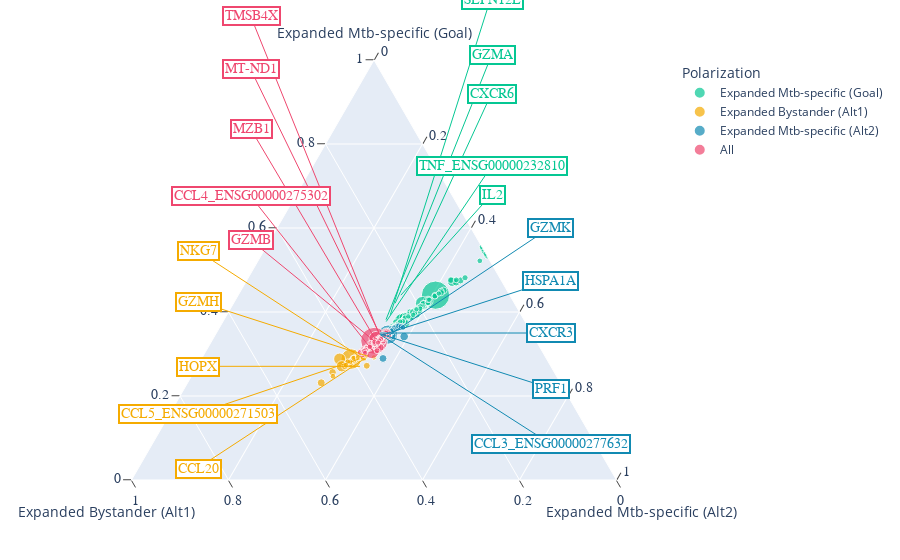

Notebook source saved alongside this figure:
### Code cell
import plotly.express as px
import plotly.graph_objects as go
import math

sig_data = data[(data['Sig'] == 1)]
# assume `df` is your DataFrame with exactly three columns
df = sig_data[['Shift_to_goal_end','Shift_to_alt_end_more_expanded_bystander','Shift_to_alt_end_more_expanded_mtb_specific_2']]
df.columns = ['Expanded Mtb-specific (Goal)','Expanded Bystander (Alt1)', 'Expanded Mtb-specific (Alt2)']
df[df<0] = 0 # we only care those who make the embeddings more similar, not equally or less similar
df = df.loc[(df>0.01).any(axis = 1)]
fractions = df.div(df.sum(axis = 1), axis = 0)
balanced = (fractions>0.3).all(axis = 1) & (fractions<0.4).all(axis = 1)

max_ids = df.idxmax(axis=1)
df['Max_shift'] = df.max(axis=1)
df['Polarization'] = max_ids
df['Polarization'][balanced] = 'All'
df['N_Detections'] = sig_data.loc[df.index,'N_Detections']

# specify order + harmonic colors
ordered = [
    'Expanded Mtb-specific (Goal)',
    'Expanded Bystander (Alt1)',
    'Expanded Mtb-specific (Alt2)',
    'All'
]
colors = {
    'Expanded Mtb-specific (Goal)':'#05c793',
    'Expanded Bystander (Alt1)':'#f5ab00',
    'Expanded Mtb-specific (Alt2)':'#118ab2',
    'All':'#ef476f'
}

fig = px.scatter_ternary(
    df,
    a='Expanded Mtb-specific (Goal)',
    b='Expanded Bystander (Alt1)',
    c='Expanded Mtb-specific (Alt2)',
    color='Polarization',
    size='Max_shift',
    category_orders={'Polarization': ordered},
    color_discrete_map=colors,
    range_color=[0, df.Max_shift.max()],
)

# 1) bold & enlarge ticks on each edge
fig.update_layout(
    ternary=dict(
        sum=1,
        aaxis=dict(
            tickfont=dict(family='Arial Black', size=14),
            ticks='outside', ticklen=8,
        ),
        baxis=dict(
            tickfont=dict(family='Arial Black', size=14),
            ticks='outside', ticklen=8,
        ),
        caxis=dict(
            tickfont=dict(family='Arial Black', size=14),
            ticks='outside', ticklen=8,
        ),
    )
)

a_col = "Expanded Mtb-specific (Goal)"
b_col = "Expanded Bystander (Alt1)"
c_col = "Expanded Mtb-specific (Alt2)"

xlocs = {
    'Expanded Mtb-specific (Goal)':0.7,
    'Expanded Bystander (Alt1)':0.2,
    'Expanded Mtb-specific (Alt2)':0.8,
    'All':0.29
}
yoff = {
    'Expanded Mtb-specific (Goal)':0.5,
    'Expanded Bystander (Alt1)':0,
    'Expanded Mtb-specific (Alt2)':0,
    'All':0.5
}
for cat in ordered:
    top5 = df[df.Polarization == cat].nlargest(5, "Max_shift")
    for i, (idx, row) in enumerate(top5.iterrows()):
        # barycentric normalize
        a, b, c = row[a_col], row[b_col], row[c_col]
        tot = a + b + c
        if tot == 0:
            continue
        a_n, b_n, c_n = a/tot, b/tot, c/tot

        # ternary→domain coordinates in [0,1]
        x_dom = ((0.32+0.68) + (c_n-b_n)*0.36)/2
        y_dom = a_n

        # pick label coords just outside, staggered vertically
        x_ann = xlocs[cat]
        y_ann = y_dom + (i - 2)*0.13 + yoff[cat]

        fig.add_annotation(
            # position of the text
            x=x_ann, y=y_ann,
            xref='x domain', yref='y domain',
            # position of the line tail
            ax=x_dom, ay=y_dom,
            axref='x domain', ayref='y domain',
            text=str(idx),
            showarrow=True,
            arrowhead=0,         # no arrow head, just line
            arrowwidth=1,
            arrowcolor=colors[cat],
            font=dict(
                size=14,
                family="Arial Black",
                color=colors[cat]
            ),
            bgcolor="white",
            bordercolor=colors[cat],
            borderwidth=2,
        )

        fig.add_shape(
            type='line',
            x0=x_ann, y0=y_ann,
            x1=x_dom, y1=y_dom,
            xref='x domain', yref='y domain',
            line=dict(color=colors[cat], width=1),
        )

fig.update_layout(
    legend_title="Polarization"
)
# fig.write_image('ternary.jpg', scale = 2, width =1200 , height = 800)

### Figure 1 — Plotly figure (JSON) as saved in the notebook; plotly's stock layout.template omitted (floating-point values rounded to 4 significant figures)
{"data": [{"a": [0.2858, 0.09601, 0.06646, 0.05049, 0.04443, 0.04116, 0.03541, 0.03311, 0.03055, 0.02806, 0.02574, 0.02414, 0.02406, 0.02402, 0.02146, 0.02141, 0.02123, 0.02119, 0.0211, 0.01804, 0.01795, 0.01769, 0.01766, 0.0175, 0.01714, 0.01704, 0.01696, 0.01683, 0.01667, 0.01651, 0.01627, 0.0162, 0.01612, 0.0161, 0.01602, 0.016, 0.01558, 0.01547, 0.01537, 0.01518, 0.01507, 0.01497, 0.01488, 0.01485, 0.01471, 0.01459, 0.01447, 0.0144, 0.01435, 0.01425, 0.01406, 0.01398, 0.01385, 0.0137, 0.01369, 0.01362, 0.01357, 0.01352, 0.01339, 0.01337, 0.01305, 0.01304, 0.01302, 0.01297, 0.01279, 0.01271, 0.01262, 0.01247, 0.01244, 0.01236, 0.01224, 0.01222, 0.01207, 0.01188, 0.01176, 0.01176, 0.01168, 0.01158, 0.01146, 0.01143, 0.01129, 0.01123, 0.01121, 0.01111, 0.0111, 0.01101, 0.01097, 0.01088, 0.01087, 0.01077, 0.01059, 0.01049, 0.01046, 0.01042, 0.01036, 0.01033, 0.01028, 0.01013, 0.01012, 0.01011, 0.01006, 0.01001], "b": [0.0994, 0.06448, 0.03003, 0.03338, 0.02555, 0.026, 0.0146, 0.02455, 0.006668, 0.02201, 0.02143, 0.01811, 0.01356, 0.01714, 0.01171, 0.004321, 0.01616, 0.01359, 0.01361, 0.008223, 0.01171, 0.003129, 0.009434, 0.01324, 0.01395, 0.007462, 0.01259, 0.008865, 0.009104, 0.01063, 0.007356, 0.003516, 0.004661, 0.007925, 0.007202, 0.0115, 0.01266, 0.01095, 0.00898, 0.009906, 0.00778, 0.00707, 0.01102, 0.006244, 0.009122, 0.007267, 0.005092, 0, 0, 0.008297, 0, 0.006898, 0.01048, 0.008407, 0.006577, 0.008469, 0.004127, 0.002006, 0.007186, 0.006819, 0.008509, 0, 0.007362, 0.009178, 0.003955, 0.008339, 0.01039, 0.006865, 0.008315, 0.004397, 0.009398, 0.002365, 0, 0.007065, 0.008292, 0.009427, 0.007684, 0.0004644, 0.004824, 0.004634, 0.00728, 0.007738, 0.008512, 0.006941, 0, 0.006005, 0.007155, 0.00818, 0.007703, 0.007164, 0.005998, 0.005165, 0, 0.007056, 0.004139, 0.006488, 0.006192, 0.003295, 0.00672, 0.005206, 0.006862, 0.007443], "c": [0.2642, 0.09396, 0.06147, 0.04839, 0.04295, 0.03942, 0.03315, 0.03295, 0.02752, 0.02775, 0.0253, 0.02375, 0.02275, 0.02309, 0.02042, 0.01971, 0.02077, 0.02104, 0.02062, 0.01719, 0.01761, 0.01641, 0.01683, 0.01749, 0.01701, 0.01608, 0.01692, 0.01632, 0.01659, 0.01603, 0.01526, 0.01431, 0.01492, 0.01525, 0.01497, 0.01587, 0.01553, 0.01519, 0.0147, 0.01481, 0.01437, 0.01426, 0.01464, 0.0141, 0.01433, 0.01392, 0.01339, 0.01184, 0.01254, 0.01399, 0.01175, 0.01336, 0.01363, 0.01295, 0.01292, 0.01328, 0.01249, 0.01255, 0.01286, 0.01304, 0.01271, 0.01061, 0.01252, 0.01291, 0.01193, 0.01262, 0.01252, 0.01181, 0.01218, 0.01149, 0.01215, 0.01107, 0.01048, 0.0118, 0.01147, 0.01168, 0.01139, 0.01015, 0.01087, 0.01057, 0.01118, 0.01097, 0.01105, 0.01069, 0.009493, 0.01069, 0.01091, 0.01077, 0.01064, 0.01053, 0.01035, 0.01006, 0.00838, 0.01032, 0.009635, 0.009897, 0.009927, 0.009393, 0.009918, 0.009553, 0.009744, 0.009986], "hovertemplate": "Polarization=Expanded Mtb-specific (Goal)<br>Expanded Mtb-specific (Goal)=%{a}<br>Expanded Bystander (Alt1)=%{b}<br>Expanded Mtb-specific (Alt2)=%{c}<br>Max_shift=%{marker.size}<extra></extra>", "legendgroup": "Expanded Mtb-specific (Goal)", "marker": {"color": "#05c793", "size": [0.2858, 0.09601, 0.06646, 0.05049, 0.04443, 0.04116, 0.03541, 0.03311, 0.03055, 0.02806, 0.02574, 0.02414, 0.02406, 0.02402, 0.02146, 0.02141, 0.02123, 0.02119, 0.0211, 0.01804, 0.01795, 0.01769, 0.01766, 0.0175, 0.01714, 0.01704, 0.01696, 0.01683, 0.01667, 0.01651, 0.01627, 0.0162, 0.01612, 0.0161, 0.01602, 0.016, 0.01558, 0.01547, 0.01537, 0.01518, 0.01507, 0.01497, 0.01488, 0.01485, 0.01471, 0.01459, 0.01447, 0.0144, 0.01435, 0.01425, 0.01406, 0.01398, 0.01385, 0.0137, 0.01369, 0.01362, 0.01357, 0.01352, 0.01339, 0.01337, 0.01305, 0.01304, 0.01302, 0.01297, 0.01279, 0.01271, 0.01262, 0.01247, 0.01244, 0.01236, 0.01224, 0.01222, 0.01207, 0.01188, 0.01176, 0.01176, 0.01168, 0.01158, 0.01146, 0.01143, 0.01129, 0.01123, 0.01121, 0.01111, 0.0111, 0.01101, 0.01097, 0.01088, 0.01087, 0.01077, 0.01059, 0.01049, 0.01046, 0.01042, 0.01036, 0.01033, 0.01028, 0.01013, 0.01012, 0.01011, 0.01006, 0.01001], "sizemode": "area", "sizeref": 0.0007144, "symbol": "circle"}, "mode": "markers", "name": "Expanded Mtb-specific (Goal)", "showlegend": true, "subplot": "ternary", "type": "scatterternary"}, {"a": [0.1069, 0.03446, 0.02849, 0.02283, 0.01958, 0.01561, 0.01464, 0.01274, 0.01225, 0.01179, 0.01166, 0.01158, 0.0111, 0.01096, 0.01071, 0.01, 0.009772, 0.009296, 0.008611, 0.008424, 0.008219, 0.008068, 0.008004, 0.007721, 0.007681, 0.007627, 0.007335, 0.006174], "b": [0.1497, 0.05105, 0.04536, 0.02974, 0.02729, 0.02029, 0.02025, 0.01647, 0.01706, 0.01513, 0.01505, 0.02066, 0.01739, 0.01535, 0.02283, 0.01364, 0.01404, 0.01391, 0.01063, 0.01022, 0.01193, 0.01036, 0.01009, 0.01055, 0.01015, 0.01119, 0.01132, 0.01152], "c": [0.1147, 0.03409, 0.03141, 0.02476, 0.02163, 0.01713, 0.01597, 0.01459, 0.01572, 0.01266, 0.01248, 0.01294, 0.01249, 0.01213, 0.01275, 0.01085, 0.01078, 0.01059, 0.009786, 0.01021, 0.009042, 0.008612, 0.008633, 0.008304, 0.008407, 0.008256, 0.008224, 0.007292], "hovertemplate": "Polarization=Expanded Bystander (Alt1)<br>Expanded Mtb-specific (Goal)=%{a}<br>Expanded Bystander (Alt1)=%{b}<br>Expanded Mtb-specific (Alt2)=%{c}<br>Max_shift=%{marker.size}<extra></extra>", "legendgroup": "Expanded Bystander (Alt1)", "marker": {"color": "#f5ab00", "size": [0.1497, 0.05105, 0.04536, 0.02974, 0.02729, 0.02029, 0.02025, 0.01647, 0.01706, 0.01513, 0.01505, 0.02066, 0.01739, 0.01535, 0.02283, 0.01364, 0.01404, 0.01391, 0.01063, 0.01022, 0.01193, 0.01036, 0.01009, 0.01055, 0.01015, 0.01119, 0.01132, 0.01152], "sizemode": "area", "sizeref": 0.0007144, "symbol": "circle"}, "mode": "markers", "name": "Expanded Bystander (Alt1)", "showlegend": true, "subplot": "ternary", "type": "scatterternary"}, {"a": [0.1274, 0.04992, 0.03012, 0.0287, 0.02435, 0.02291, 0.01896, 0.01732, 0.01665, 0.01621, 0.01379, 0.01375, 0.01315, 0.01175, 0.01104, 0.01066, 0.01051, 0.01029, 0.01013, 0.01003], "b": [0.1096, 0.04294, 0.0254, 0.02432, 0.01936, 0.0179, 0.01392, 0.02015, 0.01423, 0.0124, 0.01174, 0.00997, 0.01078, 0.008404, 0.009467, 0.007598, 0.009203, 0.008425, 0.008, 0.00807], "c": [0.131, 0.05049, 0.03054, 0.03028, 0.02442, 0.02624, 0.01899, 0.02238, 0.01666, 0.01621, 0.0138, 0.01379, 0.01344, 0.012, 0.01144, 0.01111, 0.01113, 0.01056, 0.01017, 0.01008], "hovertemplate": "Polarization=Expanded Mtb-specific (Alt2)<br>Expanded Mtb-specific (Goal)=%{a}<br>Expanded Bystander (Alt1)=%{b}<br>Expanded Mtb-specific (Alt2)=%{c}<br>Max_shift=%{marker.size}<extra></extra>", "legendgroup": "Expanded Mtb-specific (Alt2)", "marker": {"color": "#118ab2", "size": [0.131, 0.05049, 0.03054, 0.03028, 0.02442, 0.02624, 0.01899, 0.02238, 0.01666, 0.01621, 0.0138, 0.01379, 0.01344, 0.012, 0.01144, 0.01111, 0.01113, 0.01056, 0.01017, 0.01008], "sizemode": "area", "sizeref": 0.0007144, "symbol": "circle"}, "mode": "markers", "name": "Expanded Mtb-specific (Alt2)", "showlegend": true, "subplot": "ternary", "type": "scatterternary"}, {"a": [0.2567, 0.07476, 0.06728, 0.0401, 0.03751, 0.03246, 0.02703, 0.02693, 0.0259, 0.02493, 0.02132, 0.02098, 0.02082, 0.02025, 0.02007, 0.01979, 0.01935, 0.01806, 0.01754, 0.01727, 0.0159, 0.01581, 0.01547, 0.01516, 0.0147, 0.01427, 0.01392, 0.01356, 0.013, 0.01271, 0.01238, 0.01212, 0.0121, 0.01183, 0.01177, 0.01158, 0.01138, 0.01113, 0.01105, 0.01081, 0.01077, 0.01076, 0.01076, 0.01075, 0.01072, 0.01037, 0.01032, 0.0103, 0.01027, 0.01021, 0.01016, 0.0101, 0.01007, 0.009973, 0.009883, 0.009862, 0.009835, 0.009731, 0.009664, 0.009631, 0.00958, 0.009519, 0.009218, 0.009209, 0.009152, 0.008624], "b": [0.2587, 0.07265, 0.07715, 0.03453, 0.03278, 0.03511, 0.0262, 0.02318, 0.03197, 0.02376, 0.02241, 0.02482, 0.01956, 0.01762, 0.0186, 0.01776, 0.01856, 0.019, 0.02, 0.018, 0.01565, 0.015, 0.01649, 0.0181, 0.01503, 0.01289, 0.01544, 0.01395, 0.01169, 0.01127, 0.01276, 0.0112, 0.01392, 0.01471, 0.01104, 0.01025, 0.01255, 0.01211, 0.01077, 0.009908, 0.00954, 0.01082, 0.01187, 0.01022, 0.009643, 0.0108, 0.009233, 0.01274, 0.01247, 0.01008, 0.009047, 0.01042, 0.01024, 0.009129, 0.008817, 0.009201, 0.009315, 0.01109, 0.01134, 0.009374, 0.009603, 0.01052, 0.01081, 0.01119, 0.01094, 0.01046], "c": [0.2593, 0.07467, 0.0751, 0.04037, 0.03834, 0.03377, 0.0287, 0.02705, 0.02778, 0.02559, 0.02251, 0.02209, 0.02151, 0.02041, 0.02042, 0.01995, 0.02009, 0.01996, 0.01844, 0.01947, 0.01634, 0.01677, 0.01589, 0.01607, 0.01552, 0.01439, 0.01485, 0.014, 0.01314, 0.0129, 0.01295, 0.01264, 0.01272, 0.01251, 0.01209, 0.01198, 0.01196, 0.01155, 0.01131, 0.01106, 0.01107, 0.01095, 0.01231, 0.011, 0.01092, 0.01083, 0.01041, 0.01085, 0.01093, 0.01025, 0.01026, 0.01055, 0.01029, 0.01007, 0.01, 0.01006, 0.01017, 0.01017, 0.01026, 0.01, 0.01009, 0.009996, 0.009767, 0.009928, 0.009739, 0.009419], "hovertemplate": "Polarization=All<br>Expanded Mtb-specific (Goal)=%{a}<br>Expanded Bystander (Alt1)=%{b}<br>Expanded Mtb-specific (Alt2)=%{c}<br>Max_shift=%{marker.size}<extra></extra>", "legendgroup": "All", "marker": {"color": "#ef476f", "size": [0.2593, 0.07476, 0.07715, 0.04037, 0.03834, 0.03511, 0.0287, 0.02705, 0.03197, 0.02559, 0.02251, 0.02482, 0.02151, 0.02041, 0.02042, 0.01995, 0.02009, 0.01996, 0.02, 0.01947, 0.01634, 0.01677, 0.01649, 0.0181, 0.01552, 0.01439, 0.01544, 0.014, 0.01314, 0.0129, 0.01295, 0.01264, 0.01392, 0.01471, 0.01209, 0.01198, 0.01255, 0.01211, 0.01131, 0.01106, 0.01107, 0.01095, 0.01231, 0.011, 0.01092, 0.01083, 0.01041, 0.01274, 0.01247, 0.01025, 0.01026, 0.01055, 0.01029, 0.01007, 0.01, 0.01006, 0.01017, 0.01109, 0.01134, 0.01, 0.01009, 0.01052, 0.01081, 0.01119, 0.01094, 0.01046], "sizemode": "area", "sizeref": 0.0007144, "symbol": "circle"}, "mode": "markers", "name": "All", "showlegend": true, "subplot": "ternary", "type": "scatterternary"}], "layout": {"annotations": [{"arrowcolor": "#05c793", "arrowhead": 0, "arrowwidth": 1, "ax": 0.5457, "axref": "x domain", "ay": 0.4401, "ayref": "y domain", "bgcolor": "white", "bordercolor": "#05c793", "borderwidth": 2, "font": {"color": "#05c793", "family": "Arial Black", "size": 14}, "showarrow": true, "text": "IL2", "x": 0.7, "xref": "x domain", "y": 0.6801, "yref": "y domain"}, {"arrowcolor": "#05c793", "arrowhead": 0, "arrowwidth": 1, "ax": 0.5209, "axref": "x domain", "ay": 0.3773, "ayref": "y domain", "bgcolor": "white", "bordercolor": "#05c793", "borderwidth": 2, "font": {"color": "#05c793", "family": "Arial Black", "size": 14}, "showarrow": true, "text": "TNF_ENSG00000232810", "x": 0.7, "xref": "x domain", "y": 0.7473, "yref": "y domain"}, {"arrowcolor": "#05c793", "arrowhead": 0, "arrowwidth": 1, "ax": 0.5358, "axref": "x domain", "ay": 0.4208, "ayref": "y domain", "bgcolor": "white", "bordercolor": "#05c793", "borderwidth": 2, "font": {"color": "#05c793", "family": "Arial Black", "size": 14}, "showarrow": true, "text": "CXCR6", "x": 0.7, "xref": "x domain", "y": 0.9208, "yref": "y domain"}, {"arrowcolor": "#05c793", "arrowhead": 0, "arrowwidth": 1, "ax": 0.5204, "axref": "x domain", "ay": 0.3817, "ayref": "y domain", "bgcolor": "white", "bordercolor": "#05c793", "borderwidth": 2, "font": {"color": "#05c793", "family": "Arial Black", "size": 14}, "showarrow": true, "text": "GZMA", "x": 0.7, "xref": "x domain", "y": 1.012, "yref": "y domain"}, {"arrowcolor": "#05c793", "arrowhead": 0, "arrowwidth": 1, "ax": 0.5277, "axref": "x domain", "ay": 0.3934, "ayref": "y domain", "bgcolor": "white", "bordercolor": "#05c793", "borderwidth": 2, "font": {"color": "#05c793", "family": "Arial Black", "size": 14}, "showarrow": true, "text": "SLFN12L", "x": 0.7, "xref": "x domain", "y": 1.153, "yref": "y domain"}, {"arrowcolor": "#f5ab00", "arrowhead": 0, "arrowwidth": 1, "ax": 0.483, "axref": "x domain", "ay": 0.288, "ayref": "y domain", "bgcolor": "white", "bordercolor": "#f5ab00", "borderwidth": 2, "font": {"color": "#f5ab00", "family": "Arial Black", "size": 14}, "showarrow": true, "text": "CCL20", "x": 0.2, "xref": "x domain", "y": 0.02798, "yref": "y domain"}, {"arrowcolor": "#f5ab00", "arrowhead": 0, "arrowwidth": 1, "ax": 0.4745, "axref": "x domain", "ay": 0.2881, "ayref": "y domain", "bgcolor": "white", "bordercolor": "#f5ab00", "borderwidth": 2, "font": {"color": "#f5ab00", "family": "Arial Black", "size": 14}, "showarrow": true, "text": "CCL5_ENSG00000271503", "x": 0.2, "xref": "x domain", "y": 0.1581, "yref": "y domain"}, {"arrowcolor": "#f5ab00", "arrowhead": 0, "arrowwidth": 1, "ax": 0.4761, "axref": "x domain", "ay": 0.2707, "ayref": "y domain", "bgcolor": "white", "bordercolor": "#f5ab00", "borderwidth": 2, "font": {"color": "#f5ab00", "family": "Arial Black", "size": 14}, "showarrow": true, "text": "HOPX", "x": 0.2, "xref": "x domain", "y": 0.2707, "yref": "y domain"}, {"arrowcolor": "#f5ab00", "arrowhead": 0, "arrowwidth": 1, "ax": 0.4884, "axref": "x domain", "ay": 0.2952, "ayref": "y domain", "bgcolor": "white", "bordercolor": "#f5ab00", "borderwidth": 2, "font": {"color": "#f5ab00", "family": "Arial Black", "size": 14}, "showarrow": true, "text": "GZMH", "x": 0.2, "xref": "x domain", "y": 0.4252, "yref": "y domain"}, {"arrowcolor": "#f5ab00", "arrowhead": 0, "arrowwidth": 1, "ax": 0.4851, "axref": "x domain", "ay": 0.2858, "ayref": "y domain", "bgcolor": "white", "bordercolor": "#f5ab00", "borderwidth": 2, "font": {"color": "#f5ab00", "family": "Arial Black", "size": 14}, "showarrow": true, "text": "NKG7", "x": 0.2, "xref": "x domain", "y": 0.5458, "yref": "y domain"}, {"arrowcolor": "#118ab2", "arrowhead": 0, "arrowwidth": 1, "ax": 0.5104, "axref": "x domain", "ay": 0.3462, "ayref": "y domain", "bgcolor": "white", "bordercolor": "#118ab2", "borderwidth": 2, "font": {"color": "#118ab2", "family": "Arial Black", "size": 14}, "showarrow": true, "text": "CCL3_ENSG00000277632", "x": 0.8, "xref": "x domain", "y": 0.08623, "yref": "y domain"}, {"arrowcolor": "#118ab2", "arrowhead": 0, "arrowwidth": 1, "ax": 0.5095, "axref": "x domain", "ay": 0.3483, "ayref": "y domain", "bgcolor": "white", "bordercolor": "#118ab2", "borderwidth": 2, "font": {"color": "#118ab2", "family": "Arial Black", "size": 14}, "showarrow": true, "text": "PRF1", "x": 0.8, "xref": "x domain", "y": 0.2183, "yref": "y domain"}, {"arrowcolor": "#118ab2", "arrowhead": 0, "arrowwidth": 1, "ax": 0.5107, "axref": "x domain", "ay": 0.35, "ayref": "y domain", "bgcolor": "white", "bordercolor": "#118ab2", "borderwidth": 2, "font": {"color": "#118ab2", "family": "Arial Black", "size": 14}, "showarrow": true, "text": "CXCR3", "x": 0.8, "xref": "x domain", "y": 0.35, "yref": "y domain"}, {"arrowcolor": "#118ab2", "arrowhead": 0, "arrowwidth": 1, "ax": 0.5129, "axref": "x domain", "ay": 0.3445, "ayref": "y domain", "bgcolor": "white", "bordercolor": "#118ab2", "borderwidth": 2, "font": {"color": "#118ab2", "family": "Arial Black", "size": 14}, "showarrow": true, "text": "HSPA1A", "x": 0.8, "xref": "x domain", "y": 0.4745, "yref": "y domain"}, {"arrowcolor": "#118ab2", "arrowhead": 0, "arrowwidth": 1, "ax": 0.5224, "axref": "x domain", "ay": 0.3417, "ayref": "y domain", "bgcolor": "white", "bordercolor": "#118ab2", "borderwidth": 2, "font": {"color": "#118ab2", "family": "Arial Black", "size": 14}, "showarrow": true, "text": "GZMK", "x": 0.8, "xref": "x domain", "y": 0.6017, "yref": "y domain"}, {"arrowcolor": "#ef476f", "arrowhead": 0, "arrowwidth": 1, "ax": 0.5001, "axref": "x domain", "ay": 0.3314, "ayref": "y domain", "bgcolor": "white", "bordercolor": "#ef476f", "borderwidth": 2, "font": {"color": "#ef476f", "family": "Arial Black", "size": 14}, "showarrow": true, "text": "GZMB", "x": 0.29, "xref": "x domain", "y": 0.5714, "yref": "y domain"}, {"arrowcolor": "#ef476f", "arrowhead": 0, "arrowwidth": 1, "ax": 0.4983, "axref": "x domain", "ay": 0.3065, "ayref": "y domain", "bgcolor": "white", "bordercolor": "#ef476f", "borderwidth": 2, "font": {"color": "#ef476f", "family": "Arial Black", "size": 14}, "showarrow": true, "text": "CCL4_ENSG00000275302", "x": 0.29, "xref": "x domain", "y": 0.6765, "yref": "y domain"}, {"arrowcolor": "#ef476f", "arrowhead": 0, "arrowwidth": 1, "ax": 0.5016, "axref": "x domain", "ay": 0.3366, "ayref": "y domain", "bgcolor": "white", "bordercolor": "#ef476f", "borderwidth": 2, "font": {"color": "#ef476f", "family": "Arial Black", "size": 14}, "showarrow": true, "text": "MZB1", "x": 0.29, "xref": "x domain", "y": 0.8366, "yref": "y domain"}, {"arrowcolor": "#ef476f", "arrowhead": 0, "arrowwidth": 1, "ax": 0.5091, "axref": "x domain", "ay": 0.3487, "ayref": "y domain", "bgcolor": "white", "bordercolor": "#ef476f", "borderwidth": 2, "font": {"color": "#ef476f", "family": "Arial Black", "size": 14}, "showarrow": true, "text": "MT-ND1", "x": 0.29, "xref": "x domain", "y": 0.9787, "yref": "y domain"}, {"arrowcolor": "#ef476f", "arrowhead": 0, "arrowwidth": 1, "ax": 0.5092, "axref": "x domain", "ay": 0.3453, "ayref": "y domain", "bgcolor": "white", "bordercolor": "#ef476f", "borderwidth": 2, "font": {"color": "#ef476f", "family": "Arial Black", "size": 14}, "showarrow": true, "text": "TMSB4X", "x": 0.29, "xref": "x domain", "y": 1.105, "yref": "y domain"}], "legend": {"itemsizing": "constant", "title": {"text": "Polarization"}, "tracegroupgap": 0}, "margin": {"t": 60}, "shapes": [{"line": {"color": "#05c793", "width": 1}, "type": "line", "x0": 0.7, "x1": 0.5457, "xref": "x domain", "y0": 0.6801, "y1": 0.4401, "yref": "y domain"}, {"line": {"color": "#05c793", "width": 1}, "type": "line", "x0": 0.7, "x1": 0.5209, "xref": "x domain", "y0": 0.7473, "y1": 0.3773, "yref": "y domain"}, {"line": {"color": "#05c793", "width": 1}, "type": "line", "x0": 0.7, "x1": 0.5358, "xref": "x domain", "y0": 0.9208, "y1": 0.4208, "yref": "y domain"}, {"line": {"color": "#05c793", "width": 1}, "type": "line", "x0": 0.7, "x1": 0.5204, "xref": "x domain", "y0": 1.012, "y1": 0.3817, "yref": "y domain"}, {"line": {"color": "#05c793", "width": 1}, "type": "line", "x0": 0.7, "x1": 0.5277, "xref": "x domain", "y0": 1.153, "y1": 0.3934, "yref": "y domain"}, {"line": {"color": "#f5ab00", "width": 1}, "type": "line", "x0": 0.2, "x1": 0.483, "xref": "x domain", "y0": 0.02798, "y1": 0.288, "yref": "y domain"}, {"line": {"color": "#f5ab00", "width": 1}, "type": "line", "x0": 0.2, "x1": 0.4745, "xref": "x domain", "y0": 0.1581, "y1": 0.2881, "yref": "y domain"}, {"line": {"color": "#f5ab00", "width": 1}, "type": "line", "x0": 0.2, "x1": 0.4761, "xref": "x domain", "y0": 0.2707, "y1": 0.2707, "yref": "y domain"}, {"line": {"color": "#f5ab00", "width": 1}, "type": "line", "x0": 0.2, "x1": 0.4884, "xref": "x domain", "y0": 0.4252, "y1": 0.2952, "yref": "y domain"}, {"line": {"color": "#f5ab00", "width": 1}, "type": "line", "x0": 0.2, "x1": 0.4851, "xref": "x domain", "y0": 0.5458, "y1": 0.2858, "yref": "y domain"}, {"line": {"color": "#118ab2", "width": 1}, "type": "line", "x0": 0.8, "x1": 0.5104, "xref": "x domain", "y0": 0.08623, "y1": 0.3462, "yref": "y domain"}, {"line": {"color": "#118ab2", "width": 1}, "type": "line", "x0": 0.8, "x1": 0.5095, "xref": "x domain", "y0": 0.2183, "y1": 0.3483, "yref": "y domain"}, {"line": {"color": "#118ab2", "width": 1}, "type": "line", "x0": 0.8, "x1": 0.5107, "xref": "x domain", "y0": 0.35, "y1": 0.35, "yref": "y domain"}, {"line": {"color": "#118ab2", "width": 1}, "type": "line", "x0": 0.8, "x1": 0.5129, "xref": "x domain", "y0": 0.4745, "y1": 0.3445, "yref": "y domain"}, {"line": {"color": "#118ab2", "width": 1}, "type": "line", "x0": 0.8, "x1": 0.5224, "xref": "x domain", "y0": 0.6017, "y1": 0.3417, "yref": "y domain"}, {"line": {"color": "#ef476f", "width": 1}, "type": "line", "x0": 0.29, "x1": 0.5001, "xref": "x domain", "y0": 0.5714, "y1": 0.3314, "yref": "y domain"}, {"line": {"color": "#ef476f", "width": 1}, "type": "line", "x0": 0.29, "x1": 0.4983, "xref": "x domain", "y0": 0.6765, "y1": 0.3065, "yref": "y domain"}, {"line": {"color": "#ef476f", "width": 1}, "type": "line", "x0": 0.29, "x1": 0.5016, "xref": "x domain", "y0": 0.8366, "y1": 0.3366, "yref": "y domain"}, {"line": {"color": "#ef476f", "width": 1}, "type": "line", "x0": 0.29, "x1": 0.5091, "xref": "x domain", "y0": 0.9787, "y1": 0.3487, "yref": "y domain"}, {"line": {"color": "#ef476f", "width": 1}, "type": "line", "x0": 0.29, "x1": 0.5092, "xref": "x domain", "y0": 1.105, "y1": 0.3453, "yref": "y domain"}], "ternary": {"aaxis": {"tickfont": {"family": "Arial Black", "size": 14}, "ticklen": 8, "ticks": "outside", "title": {"text": "Expanded Mtb-specific (Goal)"}}, "baxis": {"tickfont": {"family": "Arial Black", "size": 14}, "ticklen": 8, "ticks": "outside", "title": {"text": "Expanded Bystander (Alt1)"}}, "caxis": {"tickfont": {"family": "Arial Black", "size": 14}, "ticklen": 8, "ticks": "outside", "title": {"text": "Expanded Mtb-specific (Alt2)"}}, "domain": {"x": [0, 1], "y": [0, 1]}, "sum": 1}}}
